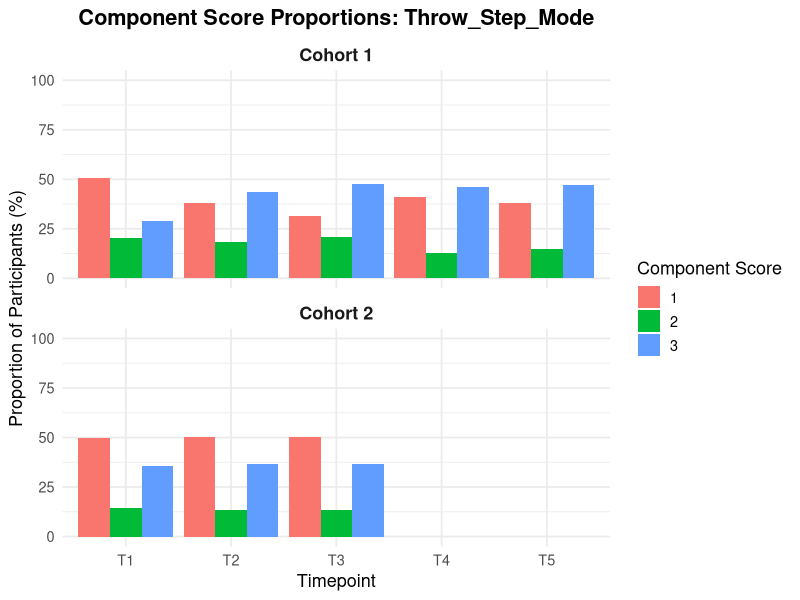
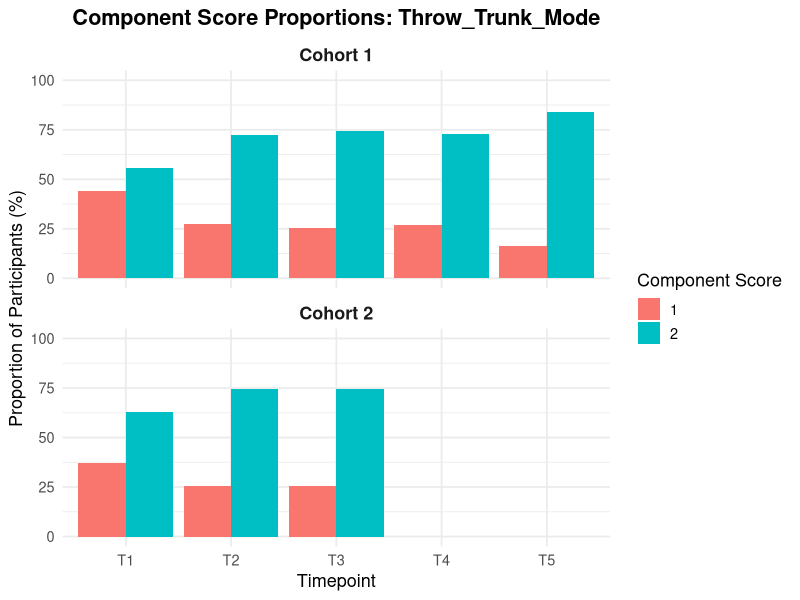
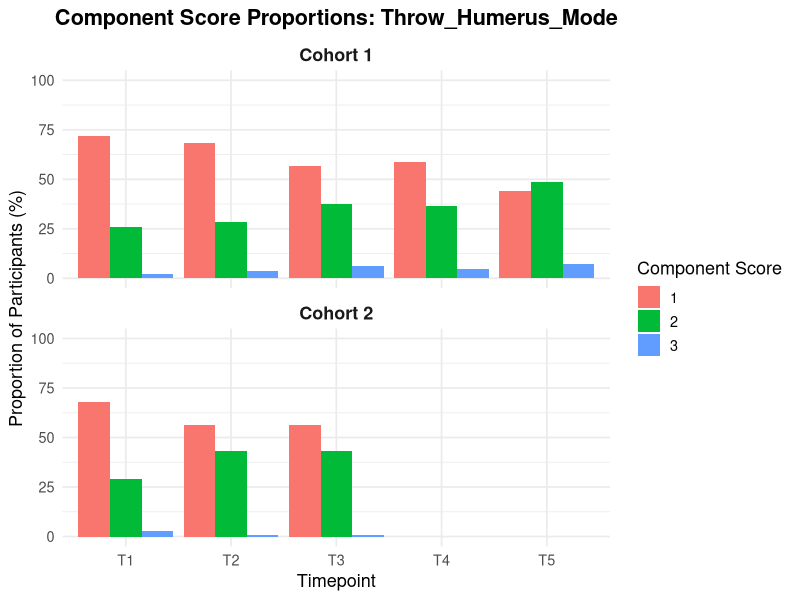
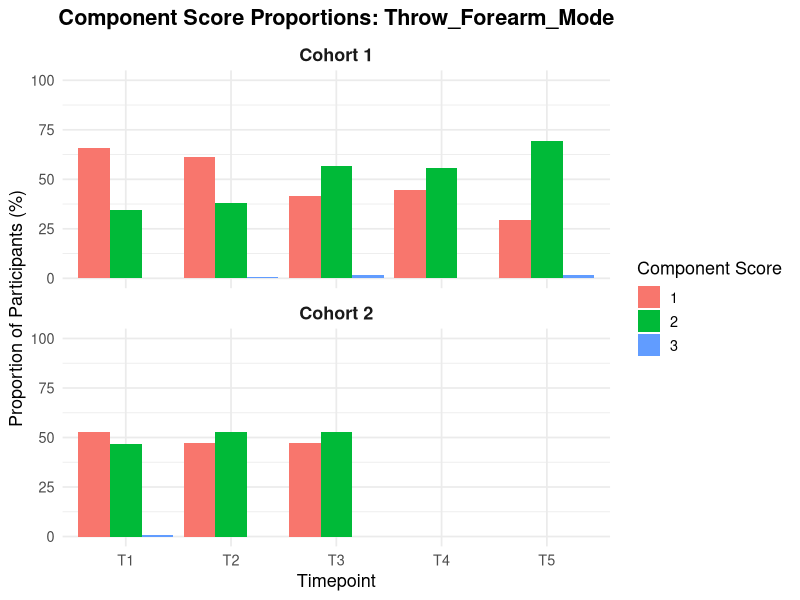
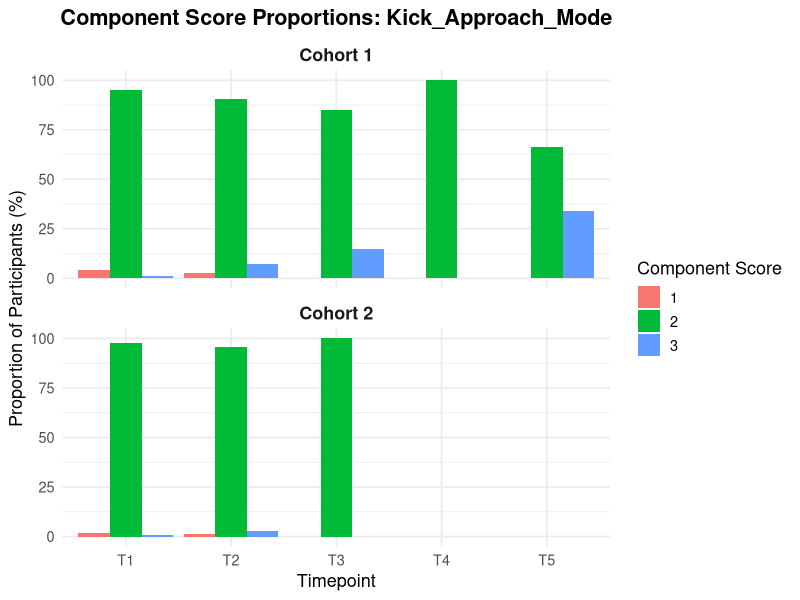
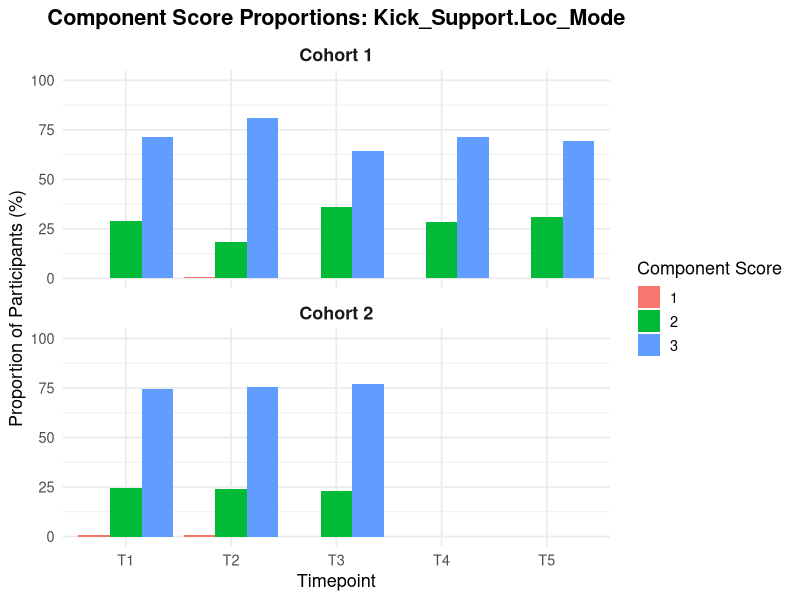
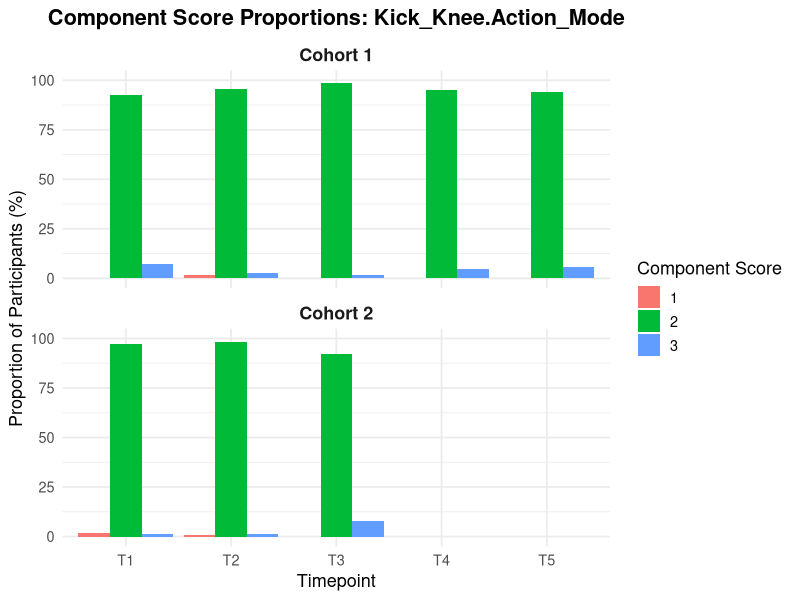
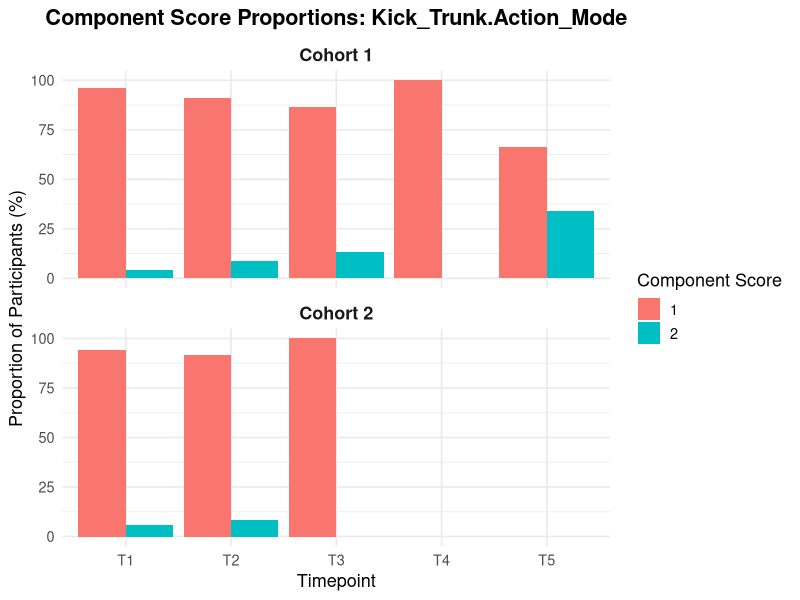

These figures' R source, in order:
## ---- chunk 1
library(tidyverse)
library(here)
library(dplyr)
library(stringr)
library(purrr)

ds <- read.csv(here("Data", "Merged_CompSkillSeq_byTimepoint_v2.csv"), na.strings = c("", "NA"))

## ---- chunk 2
#Creating Mode for each component

# Define mode function
get_mode <- function(x) {
  x <- na.omit(x)
  if (length(x) == 0) return(NA)
  ux <- unique(x)
  ux[which.max(tabulate(match(x, ux)))]
}

# Compute modal component scores
ds <- ds %>%
  rowwise() %>%
  mutate(
    # Throwing
    Throw_Step_Mode = get_mode(c_across(starts_with("Throw_Step_"))),
    Throw_Trunk_Mode = get_mode(c_across(starts_with("Throw_Trunk_"))),
    Throw_Humerus_Mode = get_mode(c_across(starts_with("Throw_Humerus_"))),
    Throw_Forearm_Mode = get_mode(c_across(starts_with("Throw_Forearm_"))),

    # Kicking
    Kick_Approach_Mode = get_mode(c_across(starts_with("Kick_Approach_"))),
    Kick_Support.Loc_Mode = get_mode(c_across(starts_with("Kick_Support.Loc_"))),
    Kick_Knee.Action_Mode = get_mode(c_across(starts_with("Kick_Knee.Action_"))),
    Kick_Trunk.Action_Mode = get_mode(c_across(starts_with("Kick_Trunk.Action_"))),
    Kick_Arm.Action_Mode = get_mode(c_across(starts_with("Kick_Arm.Action_"))),
    Kick_Follow.Through_Mode = get_mode(c_across(starts_with("Kick_Follow.Through_"))),

    # Hopping
    Hopping_Arm_Mode = get_mode(c_across(starts_with("Hopping_Arm_"))),
    Hopping_Leg_Mode = get_mode(c_across(starts_with("Hopping_Leg_"))),

    # Jumping
    Jump_TO_Arm_Mode = get_mode(c_across(starts_with("Jump_TO_Arm_"))),
    Jump_TO_Leg_Mode = get_mode(c_across(starts_with("Jump_TO_Leg_"))),
    Jump_LND_Arm_Mode = get_mode(c_across(starts_with("Jump_LND_Arm_"))),
    Jump_LND_Foot_Mode = get_mode(c_across(starts_with("Jump_LND_Foot_"))),
    Jump_LND_Shank_Mode = get_mode(c_across(starts_with("Jump_LND_Shank_")))
  ) %>%
  ungroup()


# Creating Dev Seq Profile variables for each trial

ds <- ds %>%
  mutate(
    Throw_Profile_1 = str_c(Throw_Step_1, Throw_Trunk_1, Throw_Humerus_1, Throw_Forearm_1, sep = ""),
    Throw_Profile_2 = str_c(Throw_Step_2, Throw_Trunk_2, Throw_Humerus_2, Throw_Forearm_2, sep = ""),
    Throw_Profile_3 = str_c(Throw_Step_3, Throw_Trunk_3, Throw_Humerus_3, Throw_Forearm_3, sep = ""),
    Throw_Profile_4 = str_c(Throw_Step_4, Throw_Trunk_4, Throw_Humerus_4, Throw_Forearm_4, sep = ""),
    Throw_Profile_5 = str_c(Throw_Step_5, Throw_Trunk_5, Throw_Humerus_5, Throw_Forearm_5, sep = ""),
    Hopping_Profile_1 = str_c(Hopping_Arm_1, Hopping_Leg_1, sep = ""),
    Hopping_Profile_2 = str_c(Hopping_Arm_2, Hopping_Leg_2, sep = ""),
    Hopping_Profile_3 = str_c(Hopping_Arm_3, Hopping_Leg_3, sep = ""),
    Hopping_Profile_4 = str_c(Hopping_Arm_4, Hopping_Leg_4, sep = ""),
    Kick_Profile_1 = str_c(Kick_Approach_1, Kick_Support.Loc_1, Kick_Knee.Action_1, Kick_Trunk.Action_1, Kick_Arm.Action_1, Kick_Follow.Through_1, sep = ""),
    Kick_Profile_2 = str_c(Kick_Approach_2, Kick_Support.Loc_2, Kick_Knee.Action_2, Kick_Trunk.Action_2, Kick_Arm.Action_2, Kick_Follow.Through_2, sep = ""),
    Kick_Profile_3 = str_c(Kick_Approach_3, Kick_Support.Loc_3, Kick_Knee.Action_3, Kick_Trunk.Action_3, Kick_Arm.Action_3, Kick_Follow.Through_3, sep = ""),
    Kick_Profile_4 = str_c(Kick_Approach_4, Kick_Support.Loc_4, Kick_Knee.Action_4, Kick_Trunk.Action_4, Kick_Arm.Action_4, Kick_Follow.Through_4, sep = ""),
    Kick_Profile_5 = str_c(Kick_Approach_5, Kick_Support.Loc_5, Kick_Knee.Action_5, Kick_Trunk.Action_5, Kick_Arm.Action_5, Kick_Follow.Through_5, sep = ""),
    Jump_TO_Profile_1 = str_c(Jump_TO_Arm_1, Jump_TO_Leg_1, sep = ""),
    Jump_TO_Profile_2 = str_c(Jump_TO_Arm_2, Jump_TO_Leg_2, sep = ""),
    Jump_TO_Profile_3 = str_c(Jump_TO_Arm_3, Jump_TO_Leg_3, sep = ""),
    Jump_TO_Profile_4 = str_c(Jump_TO_Arm_4, Jump_TO_Leg_4, sep = ""),
    Jump_TO_Profile_5 = str_c(Jump_TO_Arm_5, Jump_TO_Leg_5, sep = ""),
    Jump_LND_Profile_1 = str_c(Jump_LND_Arm_1, Jump_LND_Foot_1, Jump_LND_Shank_1, sep = ""),
    Jump_LND_Profile_2 = str_c(Jump_LND_Arm_2, Jump_LND_Foot_2, Jump_LND_Shank_2, sep = ""),
    Jump_LND_Profile_3 = str_c(Jump_LND_Arm_3, Jump_LND_Foot_3, Jump_LND_Shank_3, sep = ""),
    Jump_LND_Profile_4 = str_c(Jump_LND_Arm_4, Jump_LND_Foot_4, Jump_LND_Shank_4, sep = ""),
    Jump_LND_Profile_5 = str_c(Jump_LND_Arm_5, Jump_LND_Foot_5, Jump_LND_Shank_5, sep = "")
  )
    

#Combining Takeoff and Landing for a total Jump Profile (too variable)

ds <- ds %>%
 mutate(
  Jump_Profile_1 = str_c(Jump_TO_Profile_1, Jump_LND_Profile_1),
  Jump_Profile_2 = str_c(Jump_TO_Profile_2, Jump_LND_Profile_2),
  Jump_Profile_3 = str_c(Jump_TO_Profile_3, Jump_LND_Profile_3),
  Jump_Profile_4 = str_c(Jump_TO_Profile_4, Jump_LND_Profile_4),
  Jump_Profile_5 = str_c(Jump_TO_Profile_5, Jump_LND_Profile_5)
  )



#Creating Modal Profiles for each skill

ds <- ds %>%
  rowwise() %>%
  mutate(
    Throw_Profile_Mode = get_mode(c_across(starts_with("Throw_Profile_"))),
    Hopping_Profile_Mode = get_mode(c_across(starts_with("Hopping_Profile_"))),
    Kick_Profile_Mode = get_mode(c_across(starts_with("Kick_Profile_"))),
    Jump_Profile_Mode = get_mode(c_across(starts_with("Jump_Profile_"))),
    Jump_TO_Profile_Mode = get_mode(c_across(starts_with("Jump_TO_Profile_"))),
    Jump_LND_Profile_Mode = get_mode(c_across(starts_with("Jump_LND_Profile_")))
  ) %>%
  ungroup()


## ---- chunk 3
#Table function for putting together the tables

component_freq_table <- function(data, component_mode_col) {
  data %>%
    filter(!is.na(.data[[component_mode_col]])) %>%
    group_by(Cohort, Timepoint, Score = as.character(.data[[component_mode_col]])) %>%
    summarise(Frequency = n(), .groups = "drop") %>%
    group_by(Cohort, Timepoint) %>%
    mutate(Proportion = Frequency / sum(Frequency)) %>%
    ungroup() %>%
    mutate(Proportion = as.numeric(Proportion)) %>%
    select(Cohort, Timepoint, Score, Proportion) %>%
    pivot_wider(names_from = Score, values_from = Proportion, values_fill = 0) %>%
    arrange(Cohort, Timepoint)
}

# ---- BARPLOTS TO SHOW PROPORTION OF COMPONENT SCORES ----

# 1. List of component mode variable names
component_vars <- c(
  "Throw_Step_Mode", "Throw_Trunk_Mode", "Throw_Humerus_Mode", "Throw_Forearm_Mode",
  "Kick_Approach_Mode", "Kick_Support.Loc_Mode", "Kick_Knee.Action_Mode", "Kick_Trunk.Action_Mode",
  "Kick_Arm.Action_Mode", "Kick_Follow.Through_Mode",
  "Hopping_Arm_Mode", "Hopping_Leg_Mode",
  "Jump_TO_Arm_Mode", "Jump_TO_Leg_Mode",
  "Jump_LND_Arm_Mode", "Jump_LND_Foot_Mode", "Jump_LND_Shank_Mode"
)

# 2. Initialize list to store plots
component_barplots <- list()

# 3. Loop through each component
for (component in component_vars) {
  
  # Wide to long table for plotting
  long_df <- component_freq_table(ds, component) %>%
    pivot_longer(cols = -c(Cohort, Timepoint), names_to = "Score", values_to = "Proportion") %>%
    mutate(Score = factor(Score), Timepoint = factor(Timepoint))
  
  # Plot
  p <- ggplot(long_df, aes(x = Timepoint, y = Proportion * 100, fill = Score)) +
    geom_bar(stat = "identity", position = position_dodge()) +
    facet_wrap(~ Cohort, ncol = 1, labeller = labeller(Cohort = c(C1 = "Cohort 1", C2 = "Cohort 2"))) +
    scale_y_continuous(name = "Proportion of Participants (%)", limits = c(0, 100)) +
    labs(
      title = paste("Component Score Proportions:", component),
      x = "Timepoint",
      fill = "Component Score"
    ) +
    theme_minimal(base_size = 13) +
    theme(
      plot.title = element_text(face = "bold", hjust = 0.5),
      strip.text = element_text(face = "bold", size = 13)
    )
  
  component_barplots[[component]] <- p
}

# Example: Show plot
#component_barplots$Throw_Step_Mode

## ---- chunk 4
#Throwing
component_freq_table(ds, "Throw_Step_Mode")
component_barplots$Throw_Step_Mode

## ---- chunk 5
component_freq_table(ds, "Throw_Trunk_Mode")
component_barplots$Throw_Trunk_Mode
## ---- chunk 6
component_freq_table(ds, "Throw_Humerus_Mode")
component_barplots$Throw_Humerus_Mode
## ---- chunk 7
component_freq_table(ds, "Throw_Forearm_Mode")
component_barplots$Throw_Forearm_Mode
## ---- chunk 8
#Kicking
component_freq_table(ds, "Kick_Approach_Mode")
component_barplots$Kick_Approach_Mode
## ---- chunk 9
component_freq_table(ds, "Kick_Support.Loc_Mode")
component_barplots$Kick_Support.Loc_Mode
## ---- chunk 10
component_freq_table(ds, "Kick_Knee.Action_Mode")
component_barplots$Kick_Knee.Action_Mode
## ---- chunk 11
component_freq_table(ds, "Kick_Trunk.Action_Mode")
component_barplots$Kick_Trunk.Action_Mode
## ---- chunk 12
component_freq_table(ds, "Kick_Arm.Action_Mode")
component_barplots$Kick_Arm.Action_Mode
## ---- chunk 13
component_freq_table(ds, "Kick_Follow.Through_Mode")
component_barplots$Kick_Follow.Through_Mode
## ---- chunk 14
#Hopping
component_freq_table(ds, "Hopping_Arm_Mode")
component_barplots$Hopping_Arm_Mode
## ---- chunk 15
component_freq_table(ds, "Hopping_Leg_Mode")
component_barplots$Hopping_Leg_Mode
## ---- chunk 16
#Jumping
component_freq_table(ds, "Jump_TO_Arm_Mode")
component_barplots$Jump_TO_Arm_Mode
## ---- chunk 17
component_freq_table(ds, "Jump_TO_Leg_Mode")
component_barplots$Jump_TO_Leg_Mode
## ---- chunk 18
component_freq_table(ds, "Jump_LND_Arm_Mode")
component_barplots$Jump_LND_Arm_Mode
## ---- chunk 19
component_freq_table(ds, "Jump_LND_Foot_Mode")
component_barplots$Jump_LND_Foot_Mode
## ---- chunk 20
component_freq_table(ds, "Jump_LND_Shank_Mode")
component_barplots$Jump_LND_Shank_Mode
## ---- chunk 21
#Creating function that puts together modes for different profiles

modal_freq_table1 <- function(data, profile_col) {
  data %>%
    filter(!is.na(.data[[profile_col]])) %>%  # exclude NA modal profiles
    count(Cohort, Timepoint, !!sym(profile_col), name = "Frequency") %>%
    group_by(Cohort, Timepoint) %>%
    mutate(Proportion = Frequency / sum(Frequency)) %>%
    arrange(Cohort, Timepoint, desc(Frequency)) %>%
    ungroup()
}

modal_freq_table <- function(data, profile_col) {
  # Count + proportion
  freq_data <- data %>%
    filter(!is.na(.data[[profile_col]])) %>%
    count(Cohort, Timepoint, Profile = .data[[profile_col]], name = "Frequency") %>%
    group_by(Cohort, Timepoint) %>%
    mutate(Proportion = Frequency / sum(Frequency)) %>%
    arrange(Cohort, Timepoint, desc(Proportion)) %>%
    slice_head(n = 5) %>%  # keep top 5 per Cohort × Timepoint
    ungroup()

  # Pivot to wide
  freq_data %>%
    select(Cohort, Timepoint, Profile, Proportion) %>%
    pivot_wider(
      names_from = Profile,
      values_from = Proportion,
      values_fill = 0
    ) %>%
    arrange(Cohort, Timepoint)
}


## ---- chunk 22
# Function: Get top 5 modal profiles per timepoint (long format)
modal_freq_long <- function(data, profile_col) {
  data %>%
    filter(!is.na(.data[[profile_col]])) %>%
    count(Cohort, Timepoint, Profile = .data[[profile_col]], name = "Frequency") %>%
    group_by(Cohort, Timepoint) %>%
    mutate(Proportion = Frequency / sum(Frequency)) %>%
    arrange(Cohort, Timepoint, desc(Proportion)) %>%
    slice_head(n = 5) %>%
    ungroup()
}

# List of skill profile variables
skill_profiles <- c(
  "Throw_Profile_Mode",
  "Hopping_Profile_Mode",
  "Kick_Profile_Mode",
  "Jump_Profile_Mode",
  "Jump_TO_Profile_Mode",
  "Jump_LND_Profile_Mode"
)

# Initialize empty list to store plots
skill_profile_plots <- list()

# Loop through each skill, create plot, and save in list
for (profile in skill_profiles) {
  
  # Get long format data
  plot_data <- modal_freq_long(ds, profile)
  
  # Create plot
  p <- ggplot(plot_data, aes(x = Timepoint, y = Proportion, color = Profile, group = Profile)) +
    geom_line(size = 1.1) +
    geom_point(size = 2.5) +
    facet_wrap(~ Cohort, ncol = 1, labeller = labeller(Cohort = c(C1 = "Cohort 1 (C1)", C2 = "Cohort 2 (C2)"))) +
    scale_y_continuous(labels = scales::percent_format(accuracy = 1)) +
    labs(
      title = paste("Top 5 Modal Profiles Over Time:", str_replace_all(profile, "_", " ")),
      x = "Timepoint",
      y = "Proportion of Participants",
      color = "Profile"
    ) +
    theme_minimal(base_size = 13) +
    theme(
      strip.text = element_text(face = "bold", size = 14, color = "black"),
      plot.title = element_text(face = "bold", hjust = 0.5),
      panel.spacing.y = unit(1.5, "lines")
    )
  # Store plot
  skill_profile_plots[[profile]] <- p
}

# Example: display one
skill_profile_plots$Throw_Profile_Mode
## ---- chunk 23
modal_freq_table(ds, "Throw_Profile_Mode")
## ---- chunk 24
skill_profile_plots$Kick_Profile_Mode
## ---- chunk 25
modal_freq_table(ds, "Kick_Profile_Mode")
## ---- chunk 26
skill_profile_plots$Hopping_Profile_Mode
## ---- chunk 27
modal_freq_table(ds, "Hopping_Profile_Mode")
## ---- chunk 28
skill_profile_plots$Jump_Profile_Mode
## ---- chunk 29
modal_freq_table(ds, "Jump_Profile_Mode")
## ---- chunk 30
skill_profile_plots$Jump_TO_Profile_Mode
## ---- chunk 31
modal_freq_table(ds, "Jump_TO_Profile_Mode")

## ---- chunk 32
skill_profile_plots$Jump_LND_Profile_Mode
## ---- chunk 33
modal_freq_table(ds, "Jump_LND_Profile_Mode")
